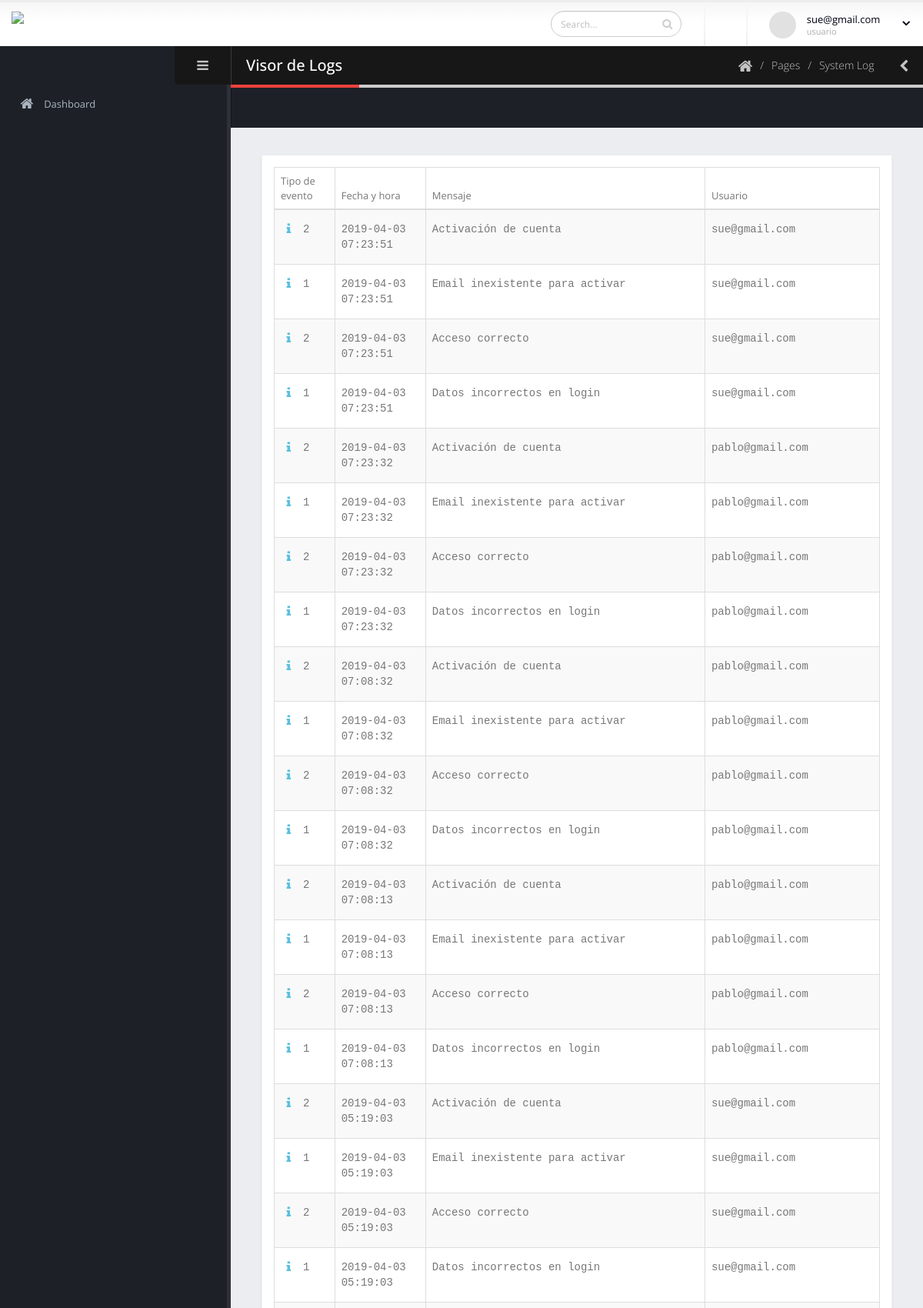
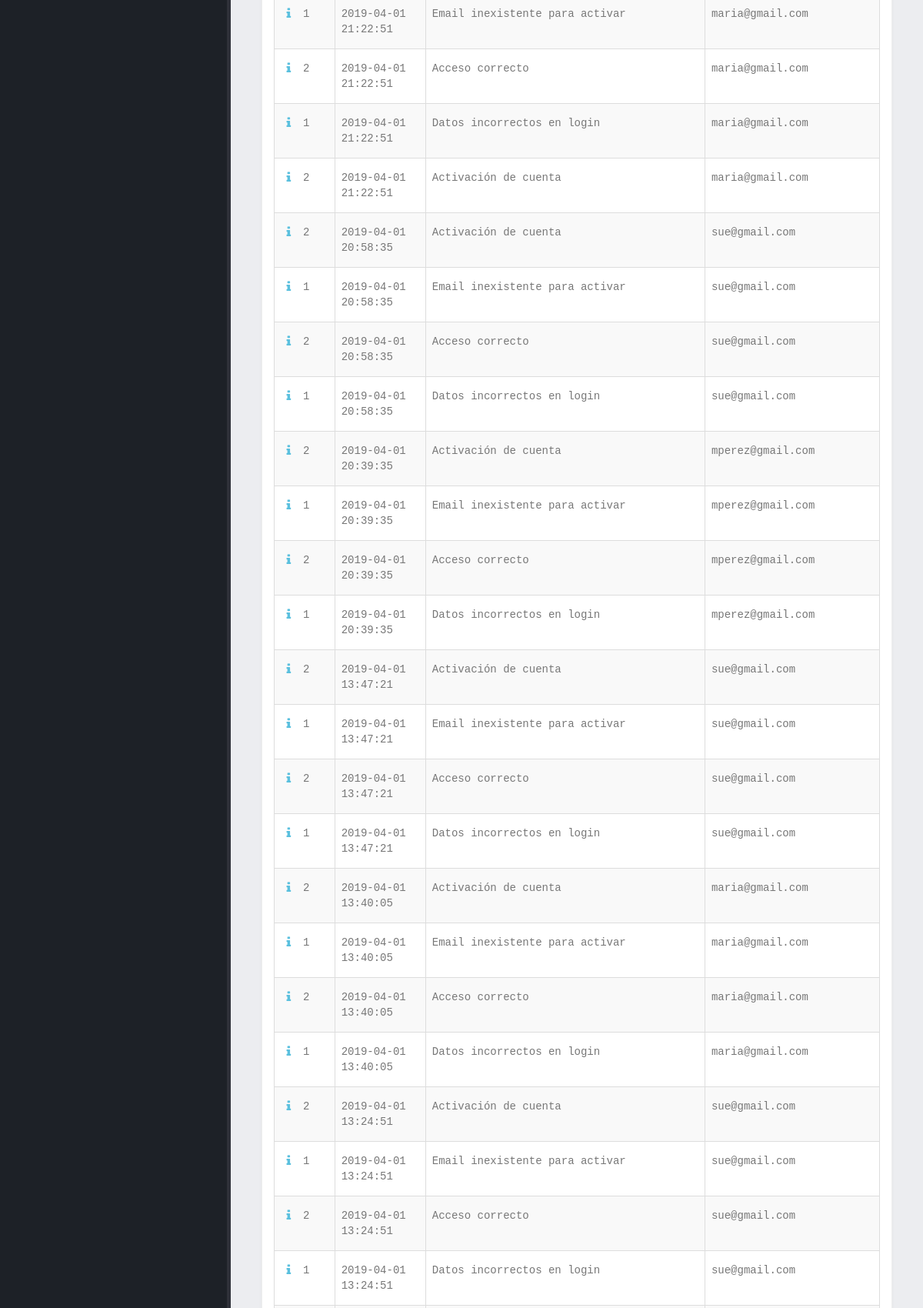
/index.php (signed in, upper part), run on the app's committed database (2 pictures, top to bottom).
### tables this page shows
CREATE TABLE IF NOT EXISTS `logs` (
  `Id` int(11) NOT NULL AUTO_INCREMENT,
  `FechaLog` datetime NOT NULL,
  `Id_Evento` int(11) DEFAULT NULL,
  `Email` varchar(100) NOT NULL,
  PRIMARY KEY (`Id`)
);

CREATE TABLE IF NOT EXISTS `eventos` (
  `ID` int(11) NOT NULL AUTO_INCREMENT,
  `Descripcion` varchar(150) DEFAULT NULL,
  `Tipo` smallint(6) NOT NULL,
  PRIMARY KEY (`ID`)
);

### funciones/listado_logs.php (called while the page is built)
<?php
function Listar_logs(){
    $Listado=array();
    $MiConexion=ConexionBD();
    if ($MiConexion!=false){
        $SQL = "SELECT L.Id as idLogs, L.FechaLog as fechaLog, L.Id_Evento as eventoLog, L.Email as emailLog,
                       E.ID as idEvento, E.Descripcion as descripEvento, E.Tipo as tipoEvento
                FROM logs L, eventos E
                ORDER BY fechaLog DESC";
        $rs = mysqli_query($MiConexion, $SQL);
        $i=0;
        while ($data = mysqli_fetch_array($rs)) {
            $Listado[$i]['fechaLog'] = $data['fechaLog'];
            $Listado[$i]['eventoLog'] = $data['eventoLog'];
            $Listado[$i]['emailLog'] = $data['emailLog'];
            $Listado[$i]['descripEvento'] = $data['descripEvento'];
            $Listado[$i]['tipoEvento'] = $data['tipoEvento'];
            $i++;
        }
    }
    return $Listado;
}
?>

### index.php (the view, shortened to what this page needs)
<!doctype html>
<html class="fixed">
    <head>
        <?php
        require_once 'funciones/listado_logs.php';
 ?>
        <link rel="stylesheet" href="assets/vendor/bootstrap/css/bootstrap.css" />
        <link rel="stylesheet" href="assets/vendor/font-awesome/css/font-awesome.css" />
        <link rel="stylesheet" href="assets/stylesheets/theme.css" />
        <link rel="stylesheet" href="assets/stylesheets/skins/default.css" />
    </head>
    <body>
        <section class="body">
            <header class="header">
                <div class="logo-container">
                    <a href="../" class="logo">
                        <img src="assets/images/final.png" style='height:70px' alt="Examen Final" />
                    </a>
                </div>
                <div class="header-right">
                    <form action="pages-search-results.html" class="search nav-form">
                        <div class="input-group input-search">
                            <input type="text" class="form-control" name="q" id="q" placeholder="Search...">
                            <span class="input-group-btn">
                                <button class="btn btn-default" type="submit"><i class="fa fa-search"></i></button>
                            </span>
                        </div>
                    </form>
                    <span class="separator"></span>
                    <span class="separator"></span>
                    <div id="userbox" class="userbox">
                        <a href="#" data-toggle="dropdown">
                            <figure class="profile-picture">
                                <img src="assets/images/!logged-user.jpg" alt="Joseph Doe" class="img-circle" data-lock-picture="assets/images/!logged-user.jpg" />
                            </figure>
                            <div class="profile-info" data-lock-name="John Doe" data-lock-email="johndoe@okler.com">
                                <span class="name"><?php echo $_SESSION['Login']; ?></span>
                                <span class="role"><?php if ($_SESSION['Nivel'] == 2) echo "administrator";
                                                          else echo "usuario";?></span>
                            </div>
                            <i class="fa custom-caret"></i>
                        </a>
                    </div>
                </div>
            </header>
            <div class="inner-wrapper">
                <aside id="sidebar-left" class="sidebar-left">
                    <div class="sidebar-header">
                        <div class="sidebar-title">
                        </div>
                        <div class="sidebar-toggle hidden-xs" data-toggle-class="sidebar-left-collapsed" data-target="html" data-fire-event="sidebar-left-toggle">
                            <i class="fa fa-bars" aria-label="Toggle sidebar"></i>
                        </div>
                    </div>
                    <div class="nano">
                        <div class="nano-content">
                            <nav id="menu" class="nav-main" role="navigation">
                                <ul class="nav nav-main">
                                    <li>
                                        <a href="index.html">
                                            <i class="fa fa-home" aria-hidden="true"></i>
                                            <span>Dashboard</span>
                                        </a>
                                    </li>
                                </ul>
                            </nav>
                        </div>
                    </div>
                </aside>
                <section role="main" class="content-body has-toolbar">
                    <header class="page-header">
                        <h2>Visor de Logs</h2>
                        <div class="right-wrapper pull-right">
                            <ol class="breadcrumbs">
                                <li>
                                    <a href="index.html">
                                        <i class="fa fa-home"></i>
                                    </a>
                                </li>
                                <li><span>Pages</span></li>
                                <li><span>System Log</span></li>
                            </ol>
                            <a class="sidebar-right-toggle" data-open="sidebar-right"><i class="fa fa-chevron-left"></i></a>
                        </div>
                    </header>
                    <div class="inner-toolbar clearfix">
                    </div>
                    <section class="panel">
                        <div class="panel-body tab-content">
                            <div id="access-log" class="tab-pane active">
                                <table class="table table-striped table-no-more table-bordered  mb-none">
                                    <thead>
                                        <tr>
                                            <th style="width: 10%"><span class="text-normal text-sm">Tipo de evento</span></th>
                                            <th style="width: 15%"><span class="text-normal text-sm">Fecha y hora</span></th>
                                            <th><span class="text-normal text-sm">Mensaje</span></th>
                                            <th><span class="text-normal text-sm">Usuario</span></th>
                                        </tr>
                                    </thead>
                                    <tbody class="log-viewer">
                                     <?php
                                       $ListadoLogs = Listar_logs();
                                       if (!empty($ListadoLogs)) {
                                          $cantLogs = count($ListadoLogs);
                                          for ($i=0; $i < $cantLogs; $i++) {
                                      ?>
                                        <tr>
                                            <td data-title="Type" class="pt-md pb-md">
                                                <i class="fa fa-info fa-fw text-info text-md va-middle"></i>
                                                <?php echo $ListadoLogs[$i]['tipoEvento']; ?>
                                            </td>
                                            <td data-title="Date" class="pt-md pb-md">
                                                <?php echo $ListadoLogs[$i]['fechaLog']; ?>
                                            </td>
                                            <td data-title="Message" class="pt-md pb-md">
                                                <?php echo $ListadoLogs[$i]['descripEvento'];
                                                 ?>
                                            </td>
                                            <td data-title="User" class="pt-md pb-md">
                                                <?php echo $ListadoLogs[$i]['emailLog']; ?>
                                            </td>
                                        </tr>
                                    <?php }
                                    } ?>
                                    </tbody>
                                </table>
                            </div>
                        </div>
                    </section>
                </section>
            </div>
        </section>
    </body>
</html>

### assets/stylesheets/skins/default.css (style rules this page uses)
a, .btn-link { color: #ee413c; }
.page-header h2 { border-bottom-color: #ee413c; }

### data on the page
logs: eventos.Tipo "2", FechaLog "2019-04-03 07:23:51", eventos.Descripcion "Activación de cuenta", Email "sue@gmail.com", eventos.Tipo "1", eventos.Descripcion "Email inexistente para activar", Id_Evento.Tipo "2", Id_Evento.Descripcion "Acceso correcto", eventos.Descripcion "Datos incorrectos en login"
logs: eventos.Tipo "2", FechaLog "2019-04-03 07:23:32", eventos.Descripcion "Activación de cuenta", Email "pablo@gmail.com", eventos.Tipo "1", eventos.Descripcion "Email inexistente para activar", Id_Evento.Tipo "2", Id_Evento.Descripcion "Acceso correcto", eventos.Descripcion "Datos incorrectos en login"
logs: eventos.Tipo "2", FechaLog "2019-04-03 07:08:32", eventos.Descripcion "Activación de cuenta", Email "pablo@gmail.com", eventos.Tipo "1", eventos.Descripcion "Email inexistente para activar", Id_Evento.Tipo "2", Id_Evento.Descripcion "Acceso correcto", eventos.Descripcion "Datos incorrectos en login"
logs: Id_Evento.Tipo "2", FechaLog "2019-04-03 07:08:13", Id_Evento.Descripcion "Activación de cuenta", Email "pablo@gmail.com", eventos.Tipo "1", eventos.Descripcion "Email inexistente para activar", eventos.Tipo "2", eventos.Descripcion "Acceso correcto", eventos.Descripcion "Datos incorrectos en login"
logs: eventos.Tipo "2", FechaLog "2019-04-03 05:19:03", eventos.Descripcion "Activación de cuenta", Email "sue@gmail.com", eventos.Tipo "1", eventos.Descripcion "Email inexistente para activar", Id_Evento.Tipo "2", Id_Evento.Descripcion "Acceso correcto", eventos.Descripcion "Datos incorrectos en login"
logs: eventos.Tipo "1", FechaLog "2019-04-01 21:22:51", eventos.Descripcion "Email inexistente para activar", Email "maria@gmail.com", eventos.Tipo "2", eventos.Descripcion "Acceso correcto", Id_Evento.Tipo "1", Id_Evento.Descripcion "Datos incorrectos en login", eventos.Descripcion "Activación de cuenta"
logs: eventos.Tipo "2", FechaLog "2019-04-01 20:58:35", eventos.Descripcion "Activación de cuenta", Email "sue@gmail.com", eventos.Tipo "1", eventos.Descripcion "Email inexistente para activar", Id_Evento.Tipo "2", Id_Evento.Descripcion "Acceso correcto", eventos.Descripcion "Datos incorrectos en login"
logs: eventos.Tipo "2", FechaLog "2019-04-01 20:39:35", eventos.Descripcion "Activación de cuenta", Email "mperez@gmail.com", eventos.Tipo "1", eventos.Descripcion "Email inexistente para activar", eventos.Descripcion "Acceso correcto", Id_Evento.Tipo "1", Id_Evento.Descripcion "Datos incorrectos en login"
logs: eventos.Tipo "2", FechaLog "2019-04-01 13:47:21", eventos.Descripcion "Activación de cuenta", Email "sue@gmail.com", eventos.Tipo "1", eventos.Descripcion "Email inexistente para activar", Id_Evento.Tipo "2", Id_Evento.Descripcion "Acceso correcto", eventos.Descripcion "Datos incorrectos en login"
logs: eventos.Tipo "2", FechaLog "2019-04-01 13:40:05", eventos.Descripcion "Activación de cuenta", Email "maria@gmail.com", eventos.Tipo "1", eventos.Descripcion "Email inexistente para activar", eventos.Descripcion "Acceso correcto", Id_Evento.Tipo "1", Id_Evento.Descripcion "Datos incorrectos en login"
logs: eventos.Tipo "2", FechaLog "2019-04-01 13:24:51", eventos.Descripcion "Activación de cuenta", Email "sue@gmail.com", eventos.Tipo "1", eventos.Descripcion "Email inexistente para activar", Id_Evento.Tipo "2", Id_Evento.Descripcion "Acceso correcto", eventos.Descripcion "Datos incorrectos en login"

### other printed values
$_SESSION['Login'] "sue@gmail.com"
